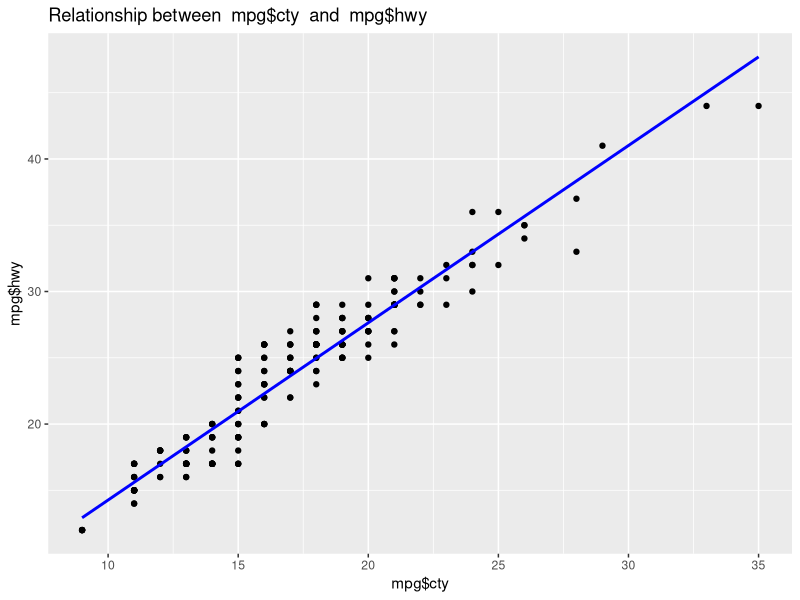
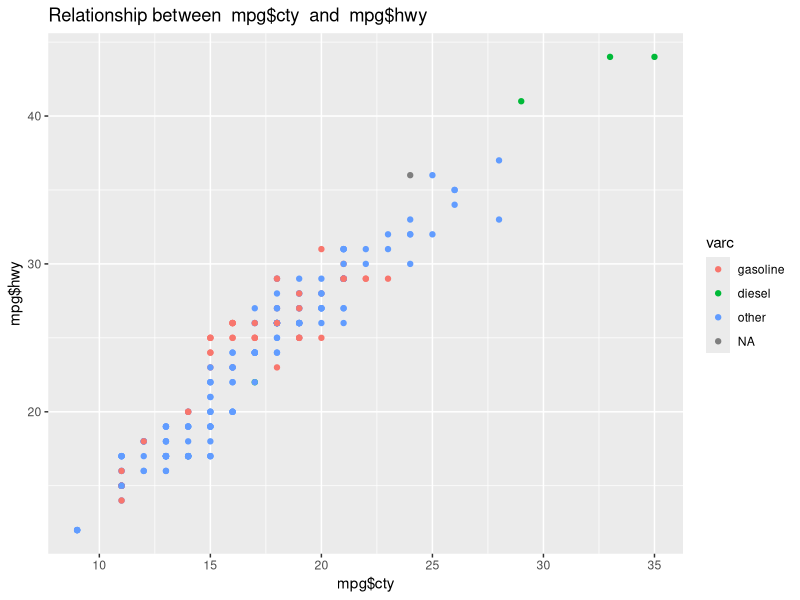
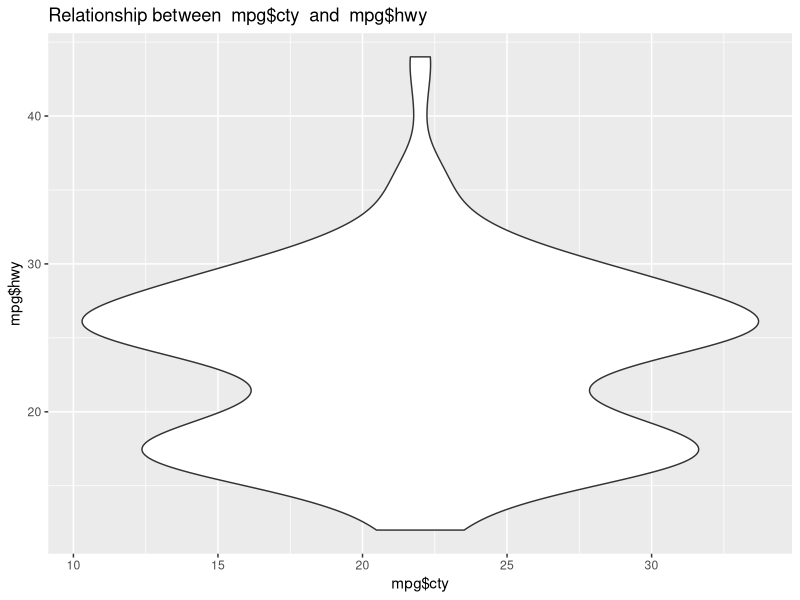
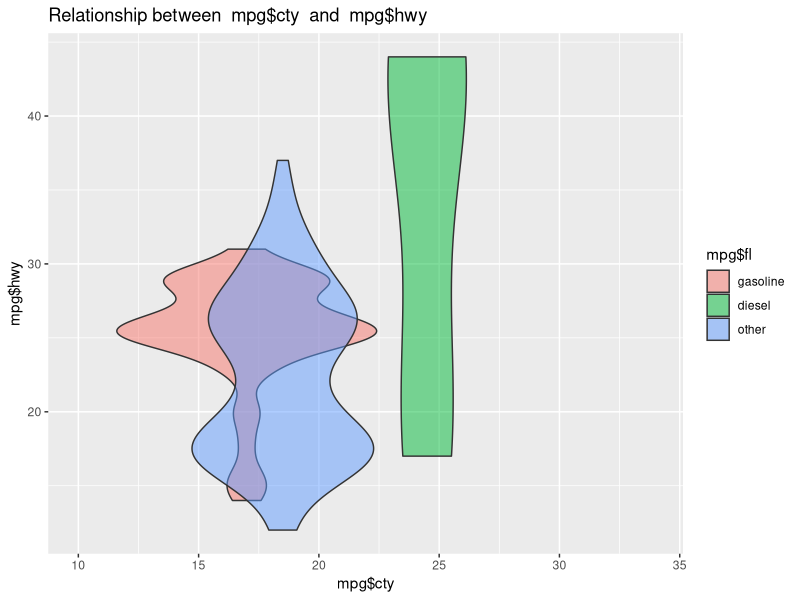
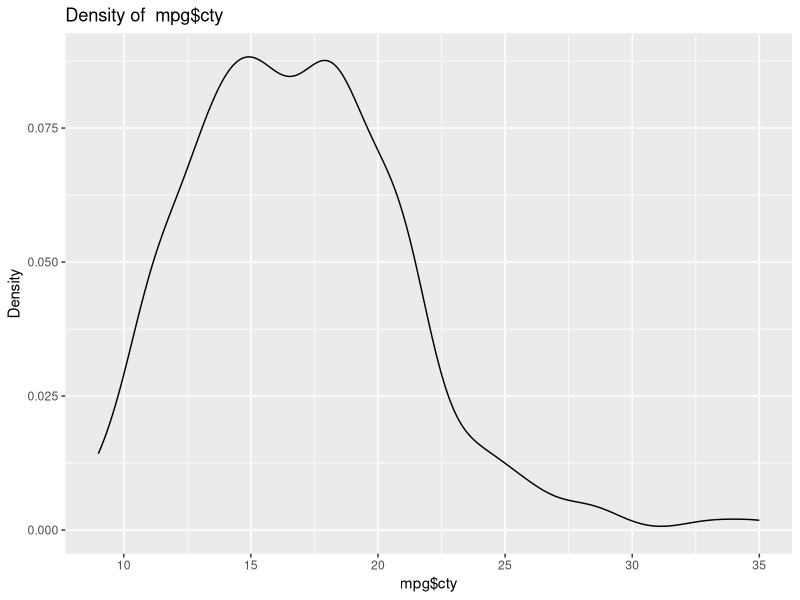
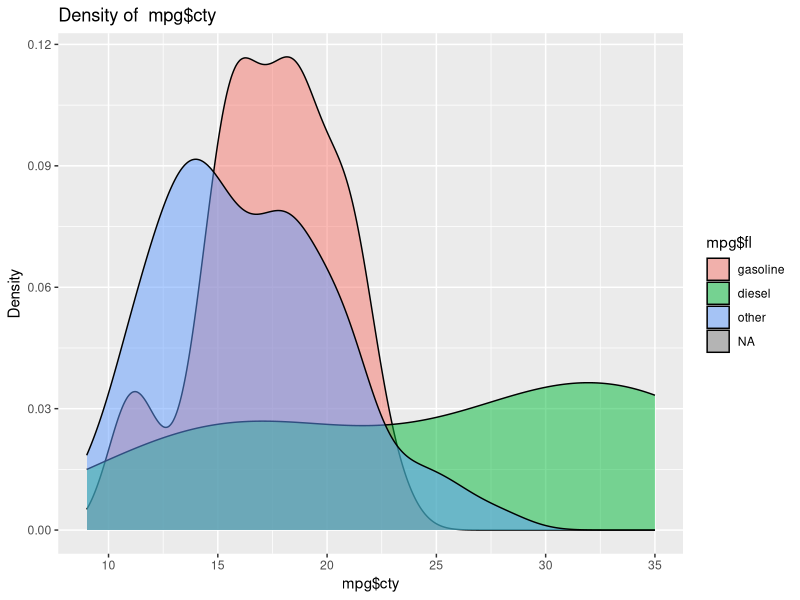

Recreate these plots in R, in order. (Note: this script raises an error after producing the figures.)
library(ggplot2)
data("mpg")
View(mpg)

mpg$cyl <- factor(mpg$cyl, levels <- c("4", "5", "6", "8"))
mpg$trans <- substr(mpg$trans, start = 1, stop = 4)
mpg$trans <- factor(mpg$trans)
mpg$drv <- factor(mpg$drv, ordered = TRUE, levels = c("f", "r", "4"))
mpg$fl <- factor(mpg$fl, levels <- c("p", "d", "e", "r"), 
                 labels <- c("gasoline", "diesel", "other", "other"))
mpg$class <- factor(mpg$class, levels <- c("2seater", "subcompact", "compact", 
                                           "midsize", "suv", "minivan", "pickup"))

graphScatter = function(frame, varx, vary) {
  namex = deparse(substitute(varx))
  namey = deparse(substitute(vary))
  ggplot(data = frame, aes(x = varx, y = vary)) + 
    geom_point() + 
    labs(x = namex, y = namey, 
         title = paste("Relationship between ", namex, " and ", namey))
}

graphScatterByColor = function(frame, varx, vary, varc) {
  namex = deparse(substitute(varx))
  namey = deparse(substitute(vary))
  namec = deparse(substitute(varc))
  ggplot(data = frame, aes(x = varx, y = vary, col = varc)) + 
    geom_point() + 
    labs(x = namex, y = namey, 
         title = paste("Relationship between ", namex, " and ", namey)) +
    guides(fill = guide_legend(title = namec))
}

graphViolin = function(frame, varx, vary) {
  namex = deparse(substitute(varx))
  namey = deparse(substitute(vary))
  ggplot(data = frame, aes(x = varx, y = vary)) + 
    geom_violin() + 
    labs(x = namex, y = namey, 
         title = paste("Relationship between ", namex, " and ", namey))
}

graphViolinByColor = function(frame, varx, vary, varc) {
  namex = deparse(substitute(varx))
  namey = deparse(substitute(vary))
  namec = deparse(substitute(varc))
  ggplot(data = frame, aes(x = varx, y = vary, fill = varc)) + 
    geom_violin(alpha = 0.5) + 
    labs(x = namex, y = namey, 
         title = paste("Relationship between ", namex, " and ", namey)) +
    guides(fill = guide_legend(title = namec))
}

graphDensity = function(frame, varx) {
  namex = deparse(substitute(varx))
  ggplot(data = frame, aes(x = varx)) + 
    geom_density() + 
    labs(x = namex, y = "Density", 
         title = paste("Density of ", namex))
}

graphDensityByColor = function(frame, varx, varc) {
  namex = deparse(substitute(varx))
  namec = deparse(substitute(varc))
  ggplot(data = frame, aes(x = varx, fill = varc)) + 
    geom_density(alpha = 0.5) + 
    labs(x = namex, y = "Density", 
         title = paste("Density of ", namex)) +
    guides(fill = guide_legend(title = namec))
}



addLine = function(frame, varx, vary) {
  geom_smooth(method = "lm", se = FALSE, color = "blue", data = frame, 
                                     aes(x = varx, y = vary))
}

getMax = function(vect) {
  max(vect)
}

getMin = function(vect) {
  min(vect)
}

getAvg = function(vect) {
  mean(vect)
}

graphScatter(mpg, mpg$cty, mpg$hwy) + addLine(mpg, mpg$cty, mpg$hwy)
graphScatterByColor(mpg, mpg$cty, mpg$hwy, mpg$fl)

graphViolin(mpg, mpg$cty, mpg$hwy)
graphViolinByColor(mpg, mpg$cty, mpg$hwy, mpg$fl)

graphDensity(mpg, mpg$cty)
graphDensityByColor(mpg, mpg$cty, mpg$fl)

getMax(mpg$cty)
getMin(mpg$cty)
getAvg(mpg$cty)
getMode(mpg$cty)
